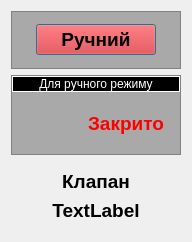
<?xml version="1.0" encoding="UTF-8"?>
<ui version="4.0">
 <class>ApSgKl</class>
 <widget class="QDialog" name="ApSgKl">
  <property name="geometry">
   <rect>
    <x>0</x>
    <y>0</y>
    <width>192</width>
    <height>242</height>
   </rect>
  </property>
  <property name="windowTitle">
   <string>Клапан</string>
  </property>
  <layout class="QVBoxLayout" name="verticalLayout_3">
   <item>
    <widget class="QFrame" name="frame">
     <property name="styleSheet">
      <string notr="true">background-color: darkGrey;
</string>
     </property>
     <property name="frameShape">
      <enum>QFrame::StyledPanel</enum>
     </property>
     <property name="frameShadow">
      <enum>QFrame::Raised</enum>
     </property>
     <layout class="QVBoxLayout" name="verticalLayout_2">
      <property name="leftMargin">
       <number>24</number>
      </property>
      <property name="topMargin">
       <number>12</number>
      </property>
      <property name="rightMargin">
       <number>24</number>
      </property>
      <property name="bottomMargin">
       <number>12</number>
      </property>
      <item>
       <widget class="QPushButton" name="bnAM">
        <property name="font">
         <font>
          <pointsize>14</pointsize>
          <weight>75</weight>
          <bold>true</bold>
         </font>
        </property>
        <property name="styleSheet">
         <string notr="true">background-color: red;</string>
        </property>
        <property name="text">
         <string>Ручний</string>
        </property>
        <property name="checkable">
         <bool>false</bool>
        </property>
        <property name="default">
         <bool>false</bool>
        </property>
        <property name="flat">
         <bool>false</bool>
        </property>
       </widget>
      </item>
     </layout>
    </widget>
   </item>
   <item>
    <widget class="QFrame" name="frame_2">
     <property name="styleSheet">
      <string notr="true">background-color: darkGrey;
</string>
     </property>
     <property name="frameShape">
      <enum>QFrame::StyledPanel</enum>
     </property>
     <property name="frameShadow">
      <enum>QFrame::Raised</enum>
     </property>
     <layout class="QGridLayout" name="gridLayout">
      <property name="leftMargin">
       <number>0</number>
      </property>
      <property name="topMargin">
       <number>0</number>
      </property>
      <property name="rightMargin">
       <number>0</number>
      </property>
      <property name="bottomMargin">
       <number>12</number>
      </property>
      <property name="horizontalSpacing">
       <number>6</number>
      </property>
      <property name="verticalSpacing">
       <number>12</number>
      </property>
      <item row="1" column="1">
       <widget class="QCheckBox" name="cbVal">
        <property name="styleSheet">
         <string notr="true">QCheckBox{
min-width: 32px;
min-height: 38px;
max-width: 32px;
max-height: 38px;
}
QCheckBox:checked
{
	image: url(:/images/perekl_on.png);
}

QCheckBox:unchecked
{
	image: url(:/images/perekl_off.png);
}

QCheckBox:indicator
{
	background: rgba(0, 0, 0, 0);
    width: 32px;
    height: 38px;
}

</string>
        </property>
        <property name="text">
         <string/>
        </property>
       </widget>
      </item>
      <item row="1" column="2">
       <widget class="QLabel" name="lbState">
        <property name="font">
         <font>
          <pointsize>14</pointsize>
          <weight>75</weight>
          <bold>true</bold>
         </font>
        </property>
        <property name="styleSheet">
         <string notr="true">color: red;</string>
        </property>
        <property name="text">
         <string>Закрито</string>
        </property>
        <property name="alignment">
         <set>Qt::AlignCenter</set>
        </property>
       </widget>
      </item>
      <item row="1" column="0">
       <spacer name="horizontalSpacer">
        <property name="orientation">
         <enum>Qt::Horizontal</enum>
        </property>
        <property name="sizeType">
         <enum>QSizePolicy::Maximum</enum>
        </property>
        <property name="sizeHint" stdset="0">
         <size>
          <width>16</width>
          <height>20</height>
         </size>
        </property>
       </spacer>
      </item>
      <item row="0" column="0" colspan="3">
       <widget class="QLabel" name="label_2">
        <property name="palette">
         <palette>
          <active>
           <colorrole role="WindowText">
            <brush brushstyle="SolidPattern">
             <color alpha="255">
              <red>255</red>
              <green>255</green>
              <blue>255</blue>
             </color>
            </brush>
           </colorrole>
           <colorrole role="Button">
            <brush brushstyle="SolidPattern">
             <color alpha="255">
              <red>0</red>
              <green>0</green>
              <blue>0</blue>
             </color>
            </brush>
           </colorrole>
           <colorrole role="Base">
            <brush brushstyle="SolidPattern">
             <color alpha="255">
              <red>0</red>
              <green>0</green>
              <blue>0</blue>
             </color>
            </brush>
           </colorrole>
           <colorrole role="Window">
            <brush brushstyle="SolidPattern">
             <color alpha="255">
              <red>0</red>
              <green>0</green>
              <blue>0</blue>
             </color>
            </brush>
           </colorrole>
          </active>
          <inactive>
           <colorrole role="WindowText">
            <brush brushstyle="SolidPattern">
             <color alpha="255">
              <red>255</red>
              <green>255</green>
              <blue>255</blue>
             </color>
            </brush>
           </colorrole>
           <colorrole role="Button">
            <brush brushstyle="SolidPattern">
             <color alpha="255">
              <red>0</red>
              <green>0</green>
              <blue>0</blue>
             </color>
            </brush>
           </colorrole>
           <colorrole role="Base">
            <brush brushstyle="SolidPattern">
             <color alpha="255">
              <red>0</red>
              <green>0</green>
              <blue>0</blue>
             </color>
            </brush>
           </colorrole>
           <colorrole role="Window">
            <brush brushstyle="SolidPattern">
             <color alpha="255">
              <red>0</red>
              <green>0</green>
              <blue>0</blue>
             </color>
            </brush>
           </colorrole>
          </inactive>
          <disabled>
           <colorrole role="WindowText">
            <brush brushstyle="SolidPattern">
             <color alpha="255">
              <red>160</red>
              <green>162</green>
              <blue>162</blue>
             </color>
            </brush>
           </colorrole>
           <colorrole role="Button">
            <brush brushstyle="SolidPattern">
             <color alpha="255">
              <red>0</red>
              <green>0</green>
              <blue>0</blue>
             </color>
            </brush>
           </colorrole>
           <colorrole role="Base">
            <brush brushstyle="SolidPattern">
             <color alpha="255">
              <red>0</red>
              <green>0</green>
              <blue>0</blue>
             </color>
            </brush>
           </colorrole>
           <colorrole role="Window">
            <brush brushstyle="SolidPattern">
             <color alpha="255">
              <red>0</red>
              <green>0</green>
              <blue>0</blue>
             </color>
            </brush>
           </colorrole>
          </disabled>
         </palette>
        </property>
        <property name="styleSheet">
         <string notr="true">QLabel
{
background-color: black;
}</string>
        </property>
        <property name="frameShape">
         <enum>QFrame::Box</enum>
        </property>
        <property name="text">
         <string>Для ручного режиму</string>
        </property>
        <property name="alignment">
         <set>Qt::AlignCenter</set>
        </property>
       </widget>
      </item>
     </layout>
    </widget>
   </item>
   <item>
    <widget class="QFrame" name="frame_3">
     <property name="frameShape">
      <enum>QFrame::NoFrame</enum>
     </property>
     <property name="frameShadow">
      <enum>QFrame::Raised</enum>
     </property>
     <layout class="QVBoxLayout" name="verticalLayout">
      <item>
       <widget class="QLabel" name="label">
        <property name="font">
         <font>
          <pointsize>14</pointsize>
          <weight>75</weight>
          <bold>true</bold>
         </font>
        </property>
        <property name="text">
         <string>Клапан</string>
        </property>
        <property name="alignment">
         <set>Qt::AlignCenter</set>
        </property>
       </widget>
      </item>
      <item>
       <widget class="QLabel" name="lbName">
        <property name="font">
         <font>
          <pointsize>14</pointsize>
          <weight>75</weight>
          <bold>true</bold>
         </font>
        </property>
        <property name="text">
         <string>TextLabel</string>
        </property>
        <property name="alignment">
         <set>Qt::AlignCenter</set>
        </property>
       </widget>
      </item>
     </layout>
    </widget>
   </item>
  </layout>
 </widget>
 <resources>
  <include location="tmaaparat.qrc"/>
 </resources>
 <connections/>
</ui>
